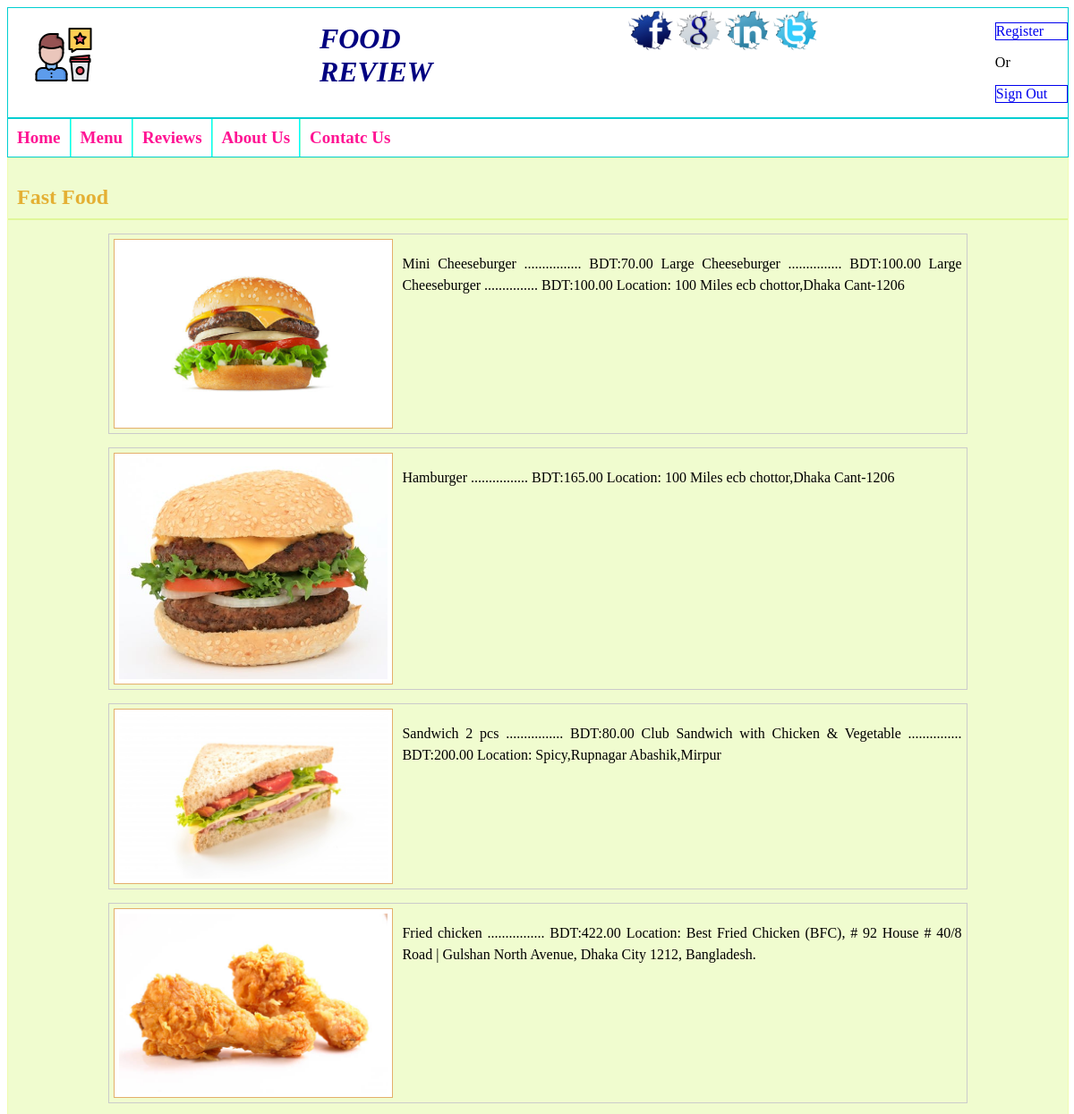
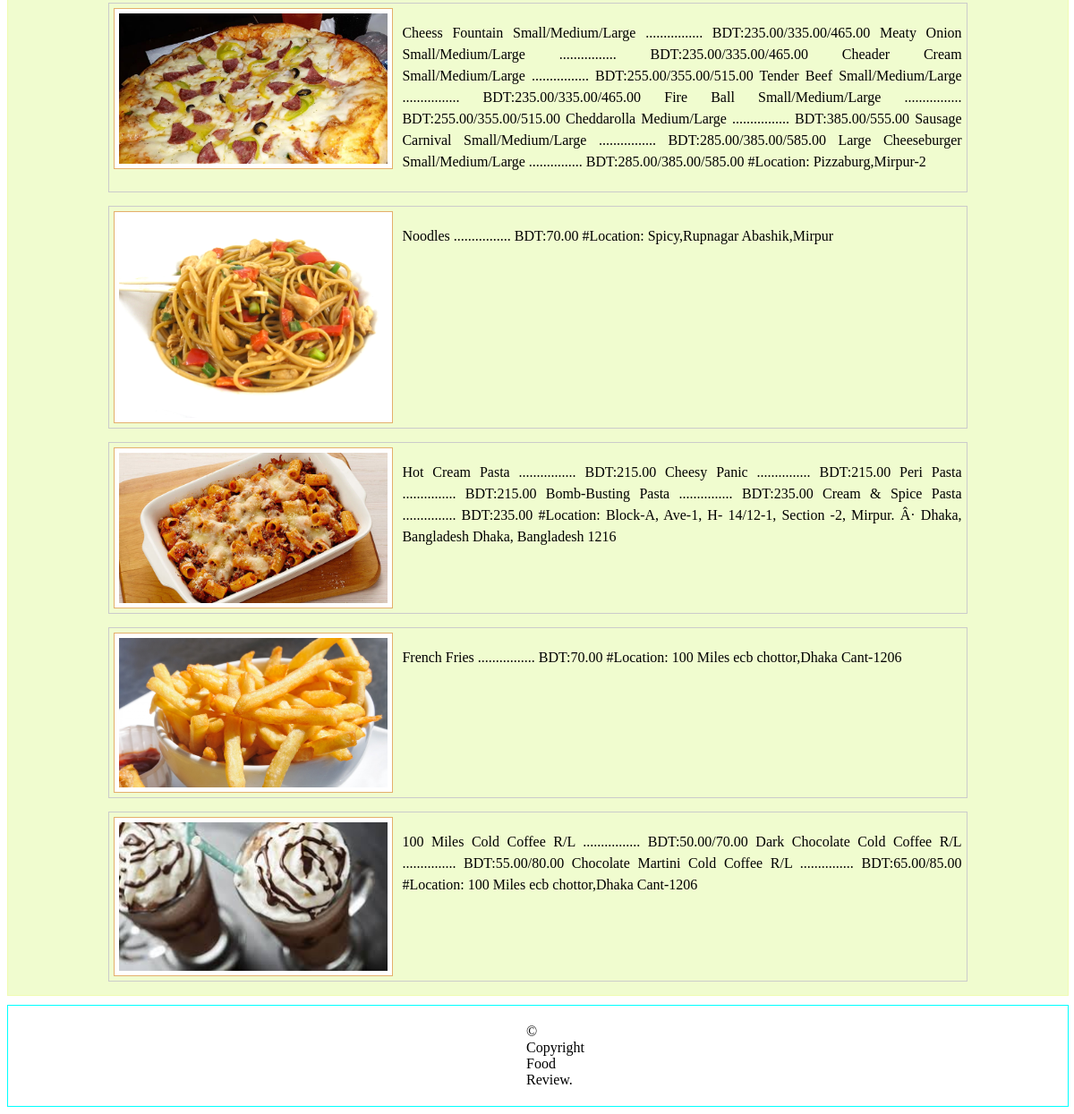
Screenshot of /im.php with the database file from the repository (2 pictures, top to bottom).
### tables this page shows
CREATE TABLE `images` (
  `id` int(11) NOT NULL,
  `image` varchar(200) NOT NULL,
  `image_text` text NOT NULL
);

### im.php (the view, shortened to what this page needs)
<?php
  $db = mysqli_connect("localhost", "root", "", "wdr");
  $result = mysqli_query($db, "SELECT * FROM images");
?>
<html>
<head>
</head>
<body>
<div class="header ">
<div class="logo"><img src="review.png"></div>
<div class="title"><h1>FOOD REVIEW</h1></div>
<div class="social">
      <a href="http://www.facebook.com"><img src="training_live_facebook.png" alt="post image" /></a>
    <a href="http://www.google.com"><img src="training_live_gplus.png" alt="post image" /></a>
    <a href="http://www.linkedin.com"><img src="training_live_linkedin-profile.png" alt="post image" /></a>
    <a href="http://www.twitter.com"><img src="training_live_twitt_profile.png" alt="post image" /></a>
    </div>
<div class="register"><a href="reg.php"><p>Register</p></a>Or<a href="home.php"><p>Sign Out</p></a></div>
</div>
<div class="nav  ">
  <ul>
    <li><a href="f2.php">Home</a></li>
    <li><a href="#">Menu</a>
    </li>
    <li><a href="review.php">Reviews</a></li>
    <li><a href="about.php">About Us</a></li>
    <li><a href="contact.php">Contatc Us</a></li>
  </ul>
</div>
<div class="content">
<div class="about">
  <h2>Fast Food</h2>
<?php
    while ($row = mysqli_fetch_array($result)) {
      echo "<div id='img_div'>";
        echo "<img src='images/".$row['image']."' >";
        echo "<p>".$row['image_text']."</p>";
      echo "</div>";
    }
  ?>
  </div>
</div>
<div class="footer"><p>&copy; Copyright Food Review.</p></div>
</body>
</html>

### im.php (style rules this page uses)
.header { display: inline-flex; width: 100%; border: 1px solid darkturquoise; }
.logo { float: left; width: 10%; margin: 20px 30px; }
.title { width: 30%; margin: -5px 50px; }
.title h1 { padding: 0 122px; color: navy; font-style: italic; }
.social { width: 30%; margin: 0 62px; }
.social img { height: 50px; float: none; padding: 0 10px; margin: 0 -10px; }
.register { width: 7%; }
.register p { border: 1px solid; text-decoration: none; }
.register a { text-decoration: none; }
.nav { width: 100%; border: 1px solid darkturquoise; min-height: 42px; }
.nav ul { margin:0;padding:0;list-style:none; }
.nav ul li { display: block; float: left; border-left: 1px solid aquamarine; border-right: 1px solid cyan; position: relative; }
.nav ul li:first-child { border-left: 0px solid #E4AD66; }
.nav ul li:last-child { border-right: 0px solid #E4AD66; }
.nav ul li a { display: block; padding: 10px; text-decoration: none; font-size: 19px; font-weight: bold; color: #fff; -webkit-transition:.5s; -moz-transition:.5s; -o-transition:.5s; transition:.5s; }
.nav ul li a { text-decoration: none; color: deeppink; }
.content { width: 100%; background: #F0FCCF none repeat scroll 0 0; margin: 0px 10px 10px 0px; border: 1px solid #F0FCB2; }
.about h2 { border-bottom: 2px solid #E0F79A; margin-bottom: 10px; padding: 10px; font-size: 24px; color: #E4B034; }
.about img { float: left; width: 300px; background: #fff; padding: 5px; border: 1px solid #E4AF6B; margin-right: 10px; }
.about p { font-size: 16px; line-height: 24px; margin-bottom: 10px; text-align: justify; }
.footer { width: 100%; border: 1px solid aqua; }
.footer p { margin: 20px 579px; }
#img_div { width: 80%; padding: 5px; margin: 15px auto; border: 1px solid #cbcbcb; }
#img_div:after { content: ""; display: block; clear: both; }

### rows the page displays
images: image (picture), image_text "Mini Cheeseburger ................ BDT:70.00 Large Cheeseburger ............... BDT:100.00 Large Cheeseburger ............... BDT:100.00 Location: 100 Miles ecb chottor,Dhaka Cant-1206"
images: image (picture), image_text "Hamburger ................ BDT:165.00 Location: 100 Miles ecb chottor,Dhaka Cant-1206"
images: image (picture), image_text "Sandwich 2 pcs ................ BDT:80.00 Club Sandwich with Chicken & Vegetable ............... BDT:200.00 Location: Spicy,Rupnagar Abashik,Mirpur"
images: image (picture), image_text "Fried chicken ................ BDT:422.00 Location: Best Fried Chicken (BFC), # 92 House # 40/8 Road | Gulshan North Avenue, Dhaka City 1212, Bangladesh."
images: image (picture), image_text "Cheess Fountain Small/Medium/Large ................ BDT:235.00/335.00/465.00 Meaty Onion Small/Medium/Large ................ BDT:235.00/335.00/465.00 Cheader Cream Small/Medium/Large ................ BDT:255.00/355.00/515.00 Tender Beef Small/Medium/Large ................ BDT:235.00/335.00/465.00 Fire Ball Small/Medium/Large ................ BDT:255.00/355.00/515.00 Cheddarolla Medium/Large ................ BDT:385.00/555.00 Sausage Carnival Small/Medium/Large ................ BDT:285.00/385.00/585.00 Large Cheeseburger Small/Medium/Large ............... BDT:285.00/385.00/585.00 #Location: Pizzaburg,Mirpur-2"
images: image (picture), image_text "Noodles ................ BDT:70.00 #Location: Spicy,Rupnagar Abashik,Mirpur"
images: image (picture), image_text "Hot Cream Pasta ................ BDT:215.00 Cheesy Panic ............... BDT:215.00 Peri Pasta ............... BDT:215.00 Bomb-Busting Pasta ............... BDT:235.00 Cream & Spice Pasta ............... BDT:235.00 #Location: Block-A, Ave-1, H- 14/12-1, Section -2, Mirpur. Â· Dhaka, Bangladesh Dhaka, Bangladesh 1216"
images: image (picture), image_text "French Fries ................ BDT:70.00 #Location: 100 Miles ecb chottor,Dhaka Cant-1206"
images: image (picture), image_text "100 Miles Cold Coffee R/L ................ BDT:50.00/70.00 Dark Chocolate Cold Coffee R/L ............... BDT:55.00/80.00 Chocolate Martini Cold Coffee R/L ............... BDT:65.00/85.00 #Location: 100 Miles ecb chottor,Dhaka Cant-1206"
